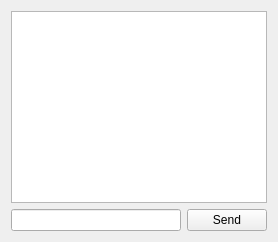
         <widget class="QWidget" name="tab_co_pb">
          <attribute name="icon">
           <iconset resource="../OpenRcon.qrc">
            <normaloff>:/icons/images/icons/punkbuster.png</normaloff>:/icons/images/icons/punkbuster.png</iconset>
          </attribute>
          <attribute name="title">
           <string>PunkBuster</string>
          </attribute>
          <layout class="QGridLayout" name="gridLayout_15">
           <item row="0" column="0" colspan="2">
            <widget class="QTextEdit" name="textEdit_co_pb">
             <property name="locale">
              <locale language="English" country="UnitedStates"/>
             </property>
             <property name="readOnly">
              <bool>true</bool>
             </property>
             <property name="html">
              <string notr="true">&lt;!DOCTYPE HTML PUBLIC &quot;-//W3C//DTD HTML 4.0//EN&quot; &quot;http://www.w3.org/TR/REC-html40/strict.dtd&quot;&gt;
&lt;html&gt;&lt;head&gt;&lt;meta name=&quot;qrichtext&quot; content=&quot;1&quot; /&gt;&lt;style type=&quot;text/css&quot;&gt;
p, li { white-space: pre-wrap; }
&lt;/style&gt;&lt;/head&gt;&lt;body style=&quot; font-family:'MS Shell Dlg 2'; font-size:8.25pt; font-weight:400; font-style:normal;&quot;&gt;
&lt;p style=&quot;-qt-paragraph-type:empty; margin-top:0px; margin-bottom:0px; margin-left:0px; margin-right:0px; -qt-block-indent:0; text-indent:0px; font-family:'Ubuntu'; font-size:11pt;&quot;&gt;&lt;br /&gt;&lt;/p&gt;&lt;/body&gt;&lt;/html&gt;</string>
             </property>
            </widget>
           </item>
           <item row="1" column="0">
            <widget class="QLineEdit" name="lineEdit_co_pb">
             <property name="locale">
              <locale language="English" country="UnitedStates"/>
             </property>
            </widget>
           </item>
           <item row="1" column="1">
            <widget class="QPushButton" name="pushButton_co_pb_send">
             <property name="locale">
              <locale language="English" country="UnitedStates"/>
             </property>
             <property name="text">
              <string>Send</string>
             </property>
            </widget>
           </item>
          </layout>
         </widget>
